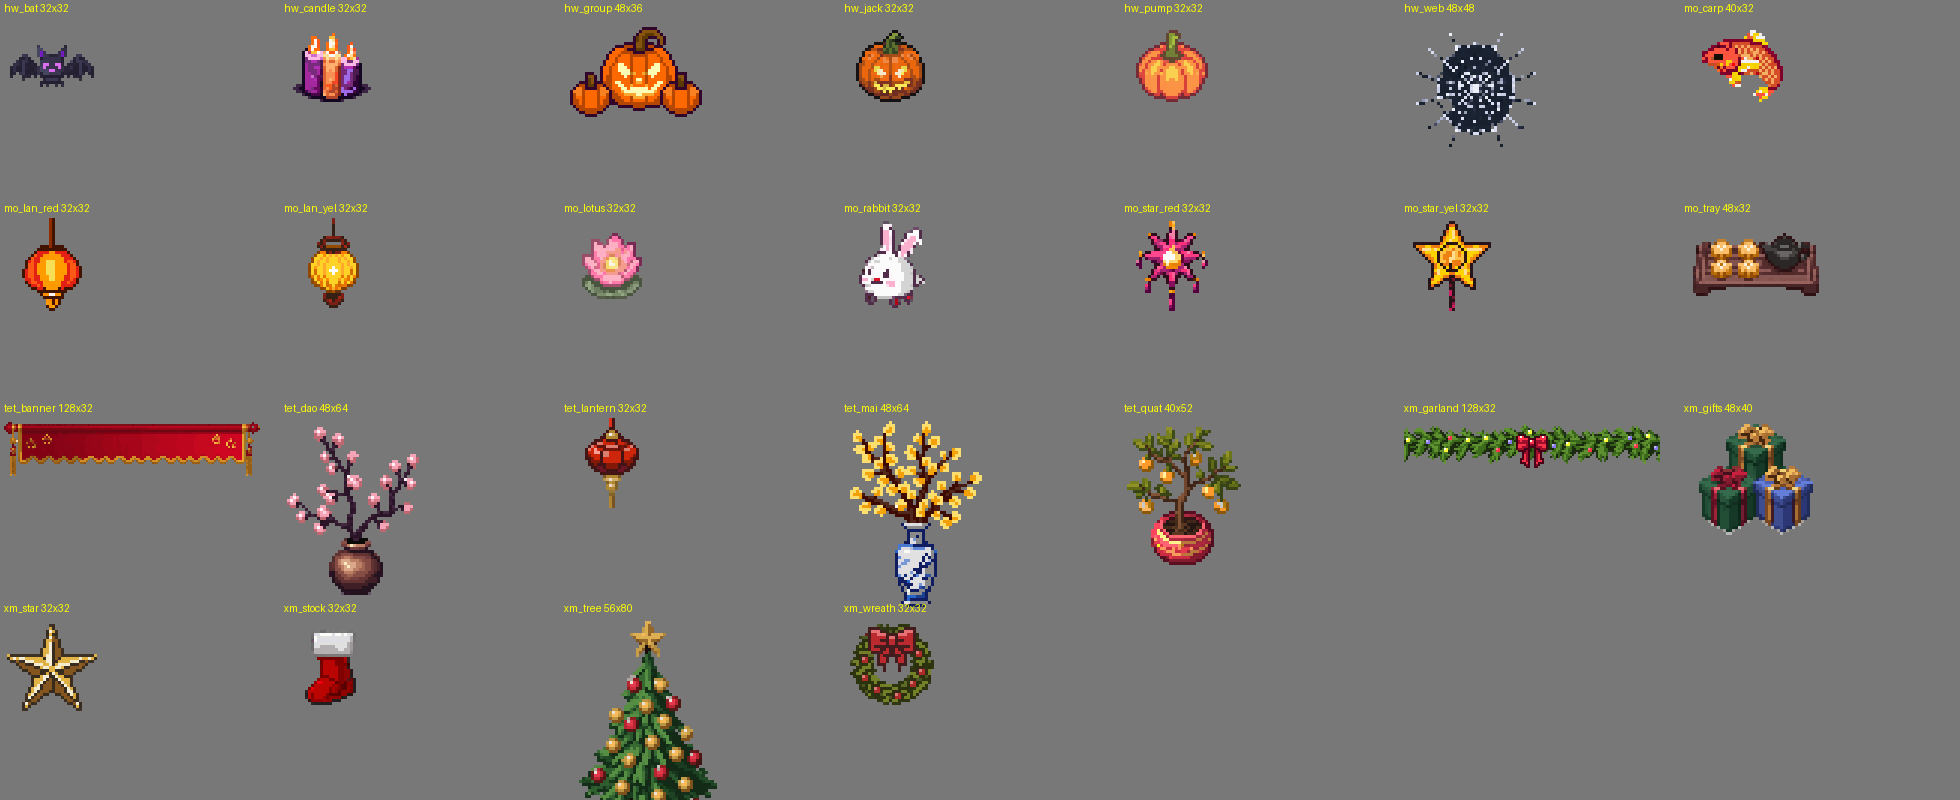

Here is the Python script that generated this plot:
import os
from PIL import Image, ImageDraw
D='D:/dieuphoi/office/themes/ai/work/season/sp/'
fs=sorted(os.listdir(D))
S=4; cw=140*4//4*S//S
tiles=[]
for f in fs:
    im=Image.open(D+f).convert('RGBA')
    tiles.append((f,im))
cols=7; cell=(140*2,90*2+20)
W=cols*cell[0]; H=((len(tiles)+cols-1)//cols)*cell[1]
out=Image.new('RGBA',(W,H),(120,120,120,255)); d=ImageDraw.Draw(out)
for i,(f,im) in enumerate(tiles):
    x=(i%cols)*cell[0]; y=(i//cols)*cell[1]
    k=2 if im.width>64 else 3
    big=im.resize((im.width*k,im.height*k),Image.NEAREST)
    out.alpha_composite(big,(x+4,y+18))
    d.text((x+4,y+2),f[:-4]+' %dx%d'%im.size,fill=(255,255,0,255))
out.save('sheet.png'); print(len(tiles),out.size)
